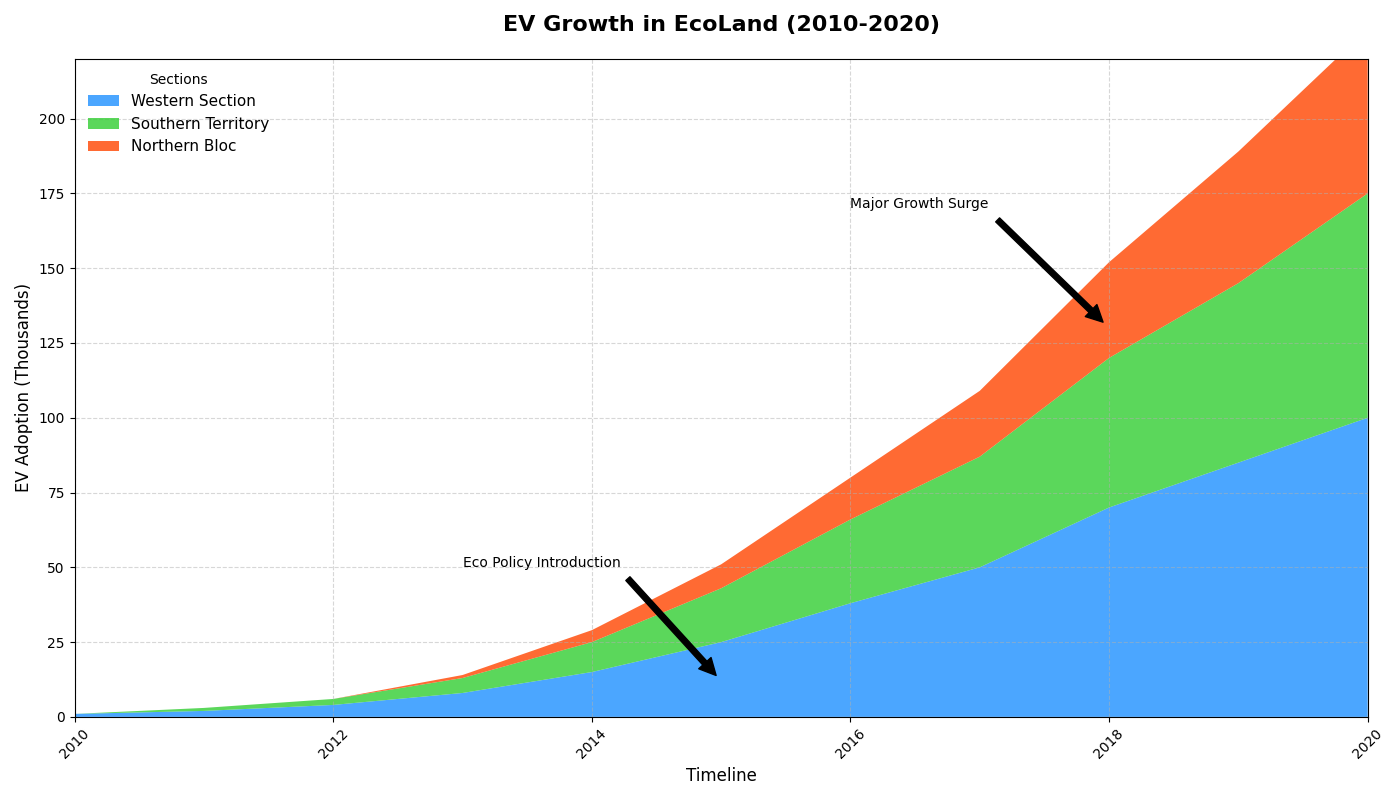

Python code for this plot:
import matplotlib.pyplot as plt
import numpy as np

years = np.arange(2010, 2021)

north_region = np.array([1, 2, 4, 8, 15, 25, 38, 50, 70, 85, 100])
south_region = np.array([0, 1, 2, 5, 10, 18, 28, 37, 50, 60, 75])
west_region = np.array([0, 0, 0, 1, 4, 8, 14, 22, 32, 44, 55])

fig, ax = plt.subplots(figsize=(14, 8))

ax.stackplot(years, north_region, south_region, west_region,
             labels=['Western Section', 'Southern Territory', 'Northern Bloc'],
             colors=['#1E90FF', '#32CD32', '#FF4500'], alpha=0.8)

ax.set_title("EV Growth in EcoLand (2010-2020)", fontsize=16, fontweight='bold', pad=20)
ax.set_xlabel("Timeline", fontsize=12)
ax.set_ylabel("EV Adoption (Thousands)", fontsize=12)
ax.set_xlim(years.min(), years.max())
ax.set_ylim(0, 220)

ax.grid(True, linestyle='--', alpha=0.5)

ax.legend(title="Sections", loc="upper left", fontsize=11, frameon=False)

ax.annotate('Eco Policy Introduction', xy=(2015, 12), xytext=(2013, 50),
            arrowprops=dict(facecolor='black', shrink=0.05), fontsize=10)
ax.annotate('Major Growth Surge', xy=(2018, 130), xytext=(2016, 170),
            arrowprops=dict(facecolor='black', shrink=0.05), fontsize=10)

plt.xticks(rotation=45)

plt.tight_layout()
plt.show()
